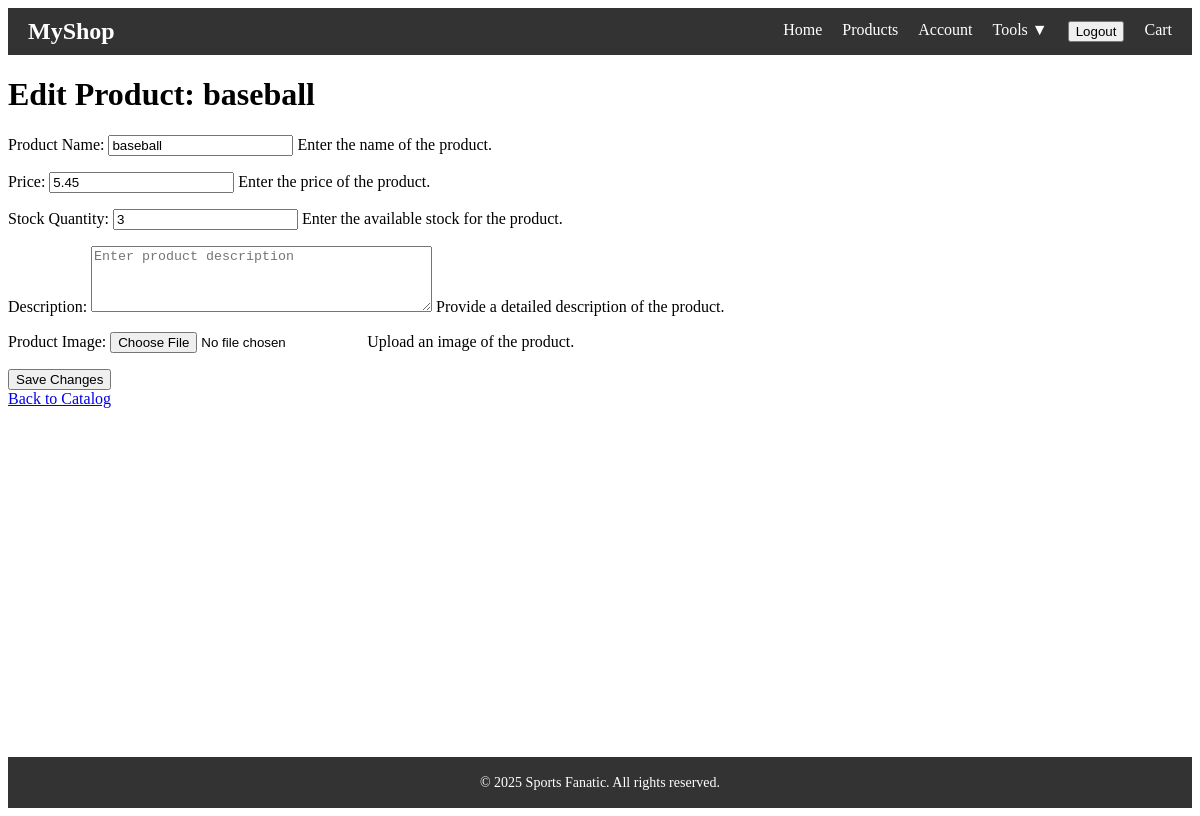
The page /catalog/edit/1/ (signed in) on the database as committed earlier.
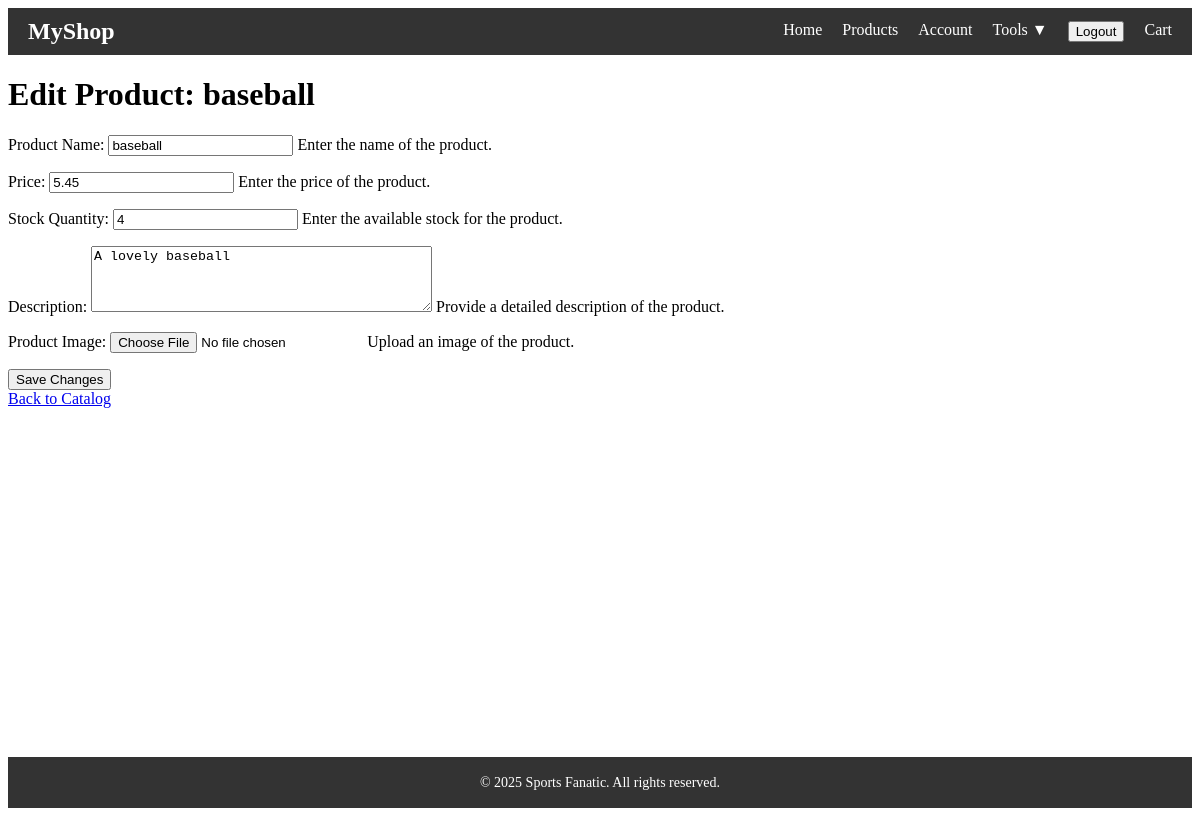
The same page on the database as committed later.
### store/models.py (models this page shows, shortened)
class Product(models.Model):
    name = models.CharField(max_length=255)
    price = models.DecimalField(max_digits=10, decimal_places=2)
    stock = models.PositiveIntegerField(default=10)
    image = models.ImageField(upload_to='products/', blank=True, null=True)
    description = models.TextField(blank=True)

### store/views.py (the view)
# urls.py: path('catalog/edit/<int:product_id>/', views.edit_product, name='edit_product'),
@login_required
def edit_product(request, product_id):
    product = get_object_or_404(Product, id=product_id)
    if request.method == 'POST':
        form = ProductForm(request.POST, request.FILES, instance=product)
        if form.is_valid():
            form.save()
            return redirect('catalog_tool')
    else:
        form = ProductForm(instance=product)
    return render(request, 'store/edit_product.html', {'form': form, 'product': product})

### store/templates/store/edit_product.html (shortened to what this page needs)
{% extends 'store/base.html' %}
{% block content %}
<h1>Edit Product: {{ product.name }}</h1>
<form method="post" enctype="multipart/form-data">
    {{ form.as_p }}
    <button type="submit">Save Changes</button>
</form>
<a href="{% url 'product_list' %}">Back to Catalog</a>
{% endblock %}

Rows that differ between the two databases and show on the page:
changed Product "baseball": stock "3" → "4"; description (not shown) → "A lovely baseball"
